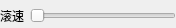
<?xml version="1.0" encoding="UTF-8"?>
<ui version="4.0">
 <class>FormRollRate</class>
 <widget class="QWidget" name="FormRollRate">
  <property name="geometry">
   <rect>
    <x>0</x>
    <y>0</y>
    <width>176</width>
    <height>28</height>
   </rect>
  </property>
  <property name="windowTitle">
   <string>Form</string>
  </property>
  <layout class="QHBoxLayout" name="horizontalLayout">
   <property name="leftMargin">
    <number>0</number>
   </property>
   <property name="topMargin">
    <number>3</number>
   </property>
   <property name="rightMargin">
    <number>0</number>
   </property>
   <property name="bottomMargin">
    <number>0</number>
   </property>
   <item>
    <widget class="QLabel" name="label">
     <property name="text">
      <string>滚速</string>
     </property>
    </widget>
   </item>
   <item>
    <widget class="QSlider" name="horizontalSlider">
     <property name="orientation">
      <enum>Qt::Horizontal</enum>
     </property>
    </widget>
   </item>
  </layout>
 </widget>
 <resources/>
 <connections/>
</ui>
